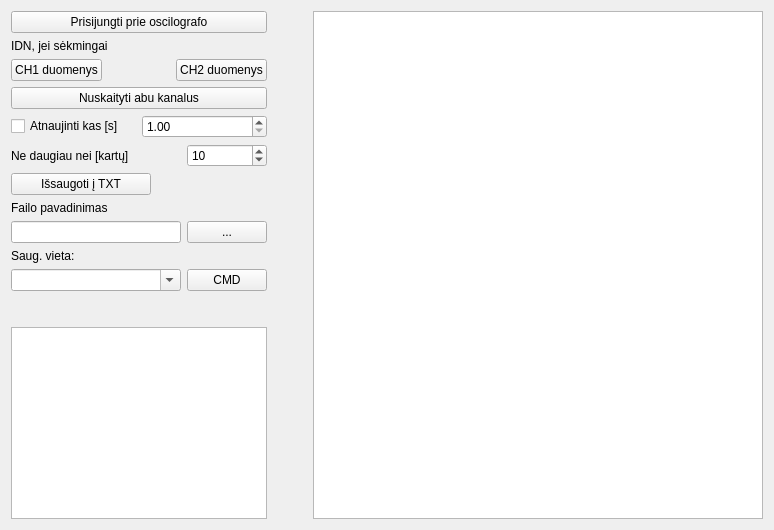
      <widget class="QWidget" name="oscligraph_tab">
       <attribute name="title">
        <string>Oscilografas</string>
       </attribute>
       <layout class="QGridLayout" name="gridLayout_10">
        <item row="0" column="0" colspan="2">
         <widget class="QPushButton" name="connectToOscilograph_button">
          <property name="text">
           <string>Prisijungti prie oscilografo</string>
          </property>
         </widget>
        </item>
        <item row="0" column="3" rowspan="12">
         <widget class="PlotWidget" name="dataViewWidget">
          <property name="minimumSize">
           <size>
            <width>450</width>
            <height>320</height>
           </size>
          </property>
         </widget>
        </item>
        <item row="1" column="0" colspan="2">
         <layout class="QGridLayout" name="gridLayout_8">
          <item row="0" column="0" colspan="3">
           <widget class="QLabel" name="idn_label_oscilograph">
            <property name="sizePolicy">
             <sizepolicy hsizetype="Fixed" vsizetype="Preferred">
              <horstretch>0</horstretch>
              <verstretch>0</verstretch>
             </sizepolicy>
            </property>
            <property name="minimumSize">
             <size>
              <width>220</width>
              <height>0</height>
             </size>
            </property>
            <property name="text">
             <string>IDN, jei sėkmingai</string>
            </property>
           </widget>
          </item>
          <item row="1" column="0">
           <widget class="QPushButton" name="getVoltsFromCH1_button">
            <property name="text">
             <string>CH1 duomenys</string>
            </property>
           </widget>
          </item>
          <item row="1" column="1">
           <spacer name="horizontalSpacer_11">
            <property name="orientation">
             <enum>Qt::Horizontal</enum>
            </property>
            <property name="sizeType">
             <enum>QSizePolicy::Fixed</enum>
            </property>
            <property name="sizeHint" stdset="0">
             <size>
              <width>40</width>
              <height>20</height>
             </size>
            </property>
           </spacer>
          </item>
          <item row="1" column="2">
           <widget class="QPushButton" name="getVoltasFromCH2_button">
            <property name="text">
             <string>CH2 duomenys</string>
            </property>
           </widget>
          </item>
         </layout>
        </item>
        <item row="1" column="2">
         <spacer name="horizontalSpacer_10">
          <property name="orientation">
           <enum>Qt::Horizontal</enum>
          </property>
          <property name="sizeType">
           <enum>QSizePolicy::Fixed</enum>
          </property>
          <property name="sizeHint" stdset="0">
           <size>
            <width>40</width>
            <height>20</height>
           </size>
          </property>
         </spacer>
        </item>
        <item row="2" column="0" colspan="2">
         <layout class="QGridLayout" name="gridLayout_9">
          <item row="0" column="0" colspan="2">
           <widget class="QPushButton" name="getDatafromBothChannels_button">
            <property name="text">
             <string>Nuskaityti abu kanalus</string>
            </property>
           </widget>
          </item>
          <item row="1" column="0">
           <widget class="QCheckBox" name="useRegularUpdateBox">
            <property name="text">
             <string>Atnaujinti kas [s]</string>
            </property>
           </widget>
          </item>
          <item row="1" column="1">
           <widget class="QDoubleSpinBox" name="secondsToWait">
            <property name="minimum">
             <double>1.000000000000000</double>
            </property>
            <property name="value">
             <double>1.000000000000000</double>
            </property>
           </widget>
          </item>
         </layout>
        </item>
        <item row="3" column="0">
         <widget class="QLabel" name="label_3">
          <property name="text">
           <string>Ne daugiau nei [kartų]</string>
          </property>
         </widget>
        </item>
        <item row="3" column="1">
         <widget class="QSpinBox" name="noMoreThanTimes_oscilograph">
          <property name="minimum">
           <number>1</number>
          </property>
          <property name="value">
           <number>10</number>
          </property>
         </widget>
        </item>
        <item row="4" column="0">
         <widget class="QPushButton" name="saveToTXTbutton">
          <property name="maximumSize">
           <size>
            <width>140</width>
            <height>16777215</height>
           </size>
          </property>
          <property name="text">
           <string>Išsaugoti į TXT</string>
          </property>
         </widget>
        </item>
        <item row="5" column="0">
         <widget class="QLabel" name="label_4">
          <property name="maximumSize">
           <size>
            <width>150</width>
            <height>16777215</height>
           </size>
          </property>
          <property name="text">
           <string>Failo pavadinimas</string>
          </property>
         </widget>
        </item>
        <item row="6" column="0">
         <widget class="QLineEdit" name="textForTXTName">
          <property name="maximumSize">
           <size>
            <width>300</width>
            <height>16777215</height>
           </size>
          </property>
         </widget>
        </item>
        <item row="8" column="0">
         <widget class="QComboBox" name="cmdBoxForOSC">
          <property name="maximumSize">
           <size>
            <width>250</width>
            <height>16777215</height>
           </size>
          </property>
          <property name="editable">
           <bool>true</bool>
          </property>
         </widget>
        </item>
        <item row="10" column="0">
         <spacer name="verticalSpacer_2">
          <property name="orientation">
           <enum>Qt::Vertical</enum>
          </property>
          <property name="sizeHint" stdset="0">
           <size>
            <width>20</width>
            <height>18</height>
           </size>
          </property>
         </spacer>
        </item>
        <item row="11" column="0" colspan="2">
         <widget class="QPlainTextEdit" name="plainConfigOscilograph">
          <property name="sizePolicy">
           <sizepolicy hsizetype="Preferred" vsizetype="Expanding">
            <horstretch>0</horstretch>
            <verstretch>0</verstretch>
           </sizepolicy>
          </property>
         </widget>
        </item>
        <item row="8" column="1">
         <widget class="QPushButton" name="sendCustomCMDoscil">
          <property name="text">
           <string>CMD</string>
          </property>
         </widget>
        </item>
        <item row="6" column="1">
         <widget class="QPushButton" name="path_button">
          <property name="text">
           <string>...</string>
          </property>
         </widget>
        </item>
        <item row="7" column="0">
         <widget class="QLabel" name="path_label">
          <property name="text">
           <string>Saug. vieta:</string>
          </property>
         </widget>
        </item>
       </layout>
      </widget>
